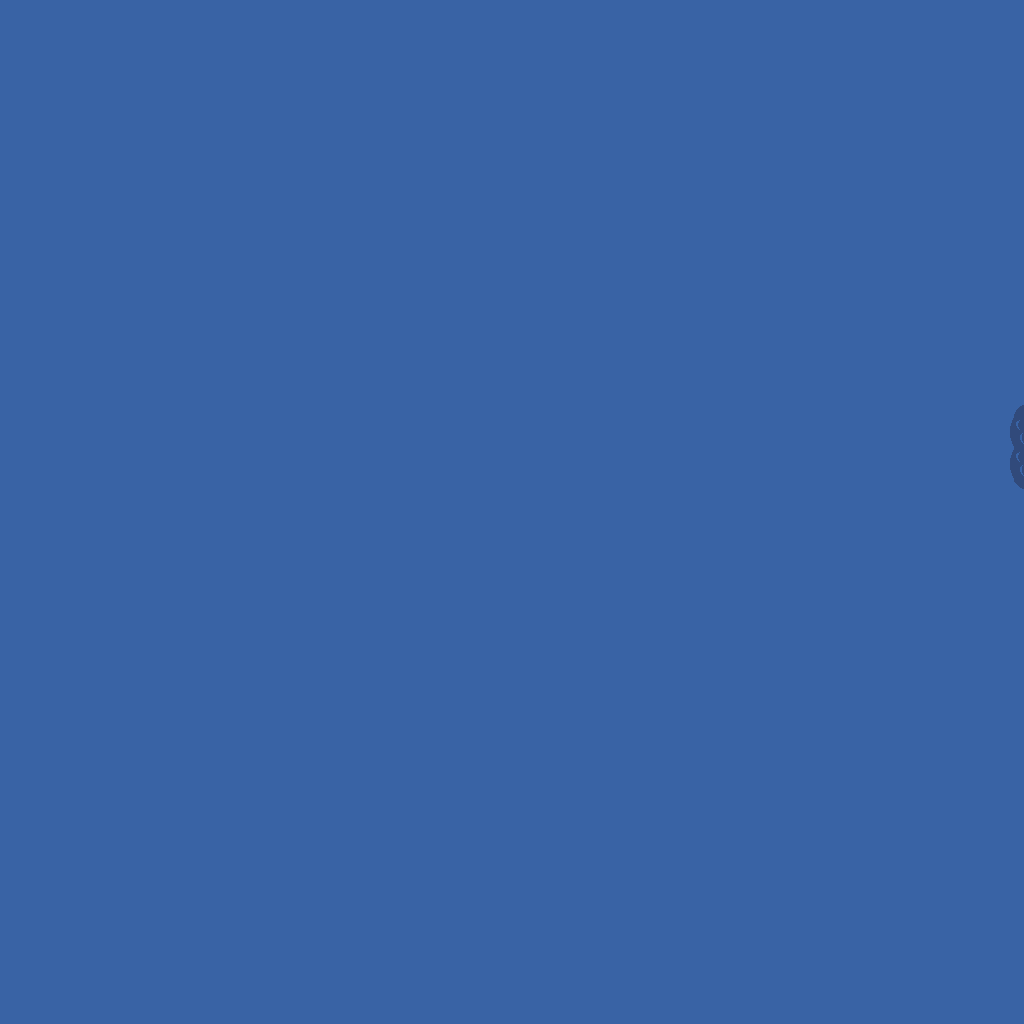

This game map was drawn from its Tiled (.tmx) file and the tilesets committed beside it. A one-line description and the trimmed map source follow:
An orthogonal 64x64 tile map with 16x16 px tiles, 1 tile layer (base), 2 hidden layers not drawn.

<map version="1.10" tiledversion="1.12.1" orientation="orthogonal" renderorder="right-down" width="64" height="64" tilewidth="16" tileheight="16" infinite="0" nextlayerid="4" nextobjectid="1">
 <tileset firstgid="1" source="../classiciphone_pics4.tsx" />
 <layer id="1" name="base" width="64" height="64">
  <data>[4096 cells, 4096 non-empty, 5 distinct tile ids]</data>
 </layer>
 <layer id="2" name="collision" width="64" height="64" visible="0">
  <properties><property name="collision" value="true" /></properties>
  <data>[4096 cells, 0 non-empty, 0 distinct tile ids]</data>
 </layer>
 <layer id="3" name="water" width="64" height="64" visible="0">
  <properties><property name="terrain" value="water" /></properties>
  <data>[4096 cells, 4096 non-empty, 1 distinct tile ids]</data>
 </layer>
</map>
